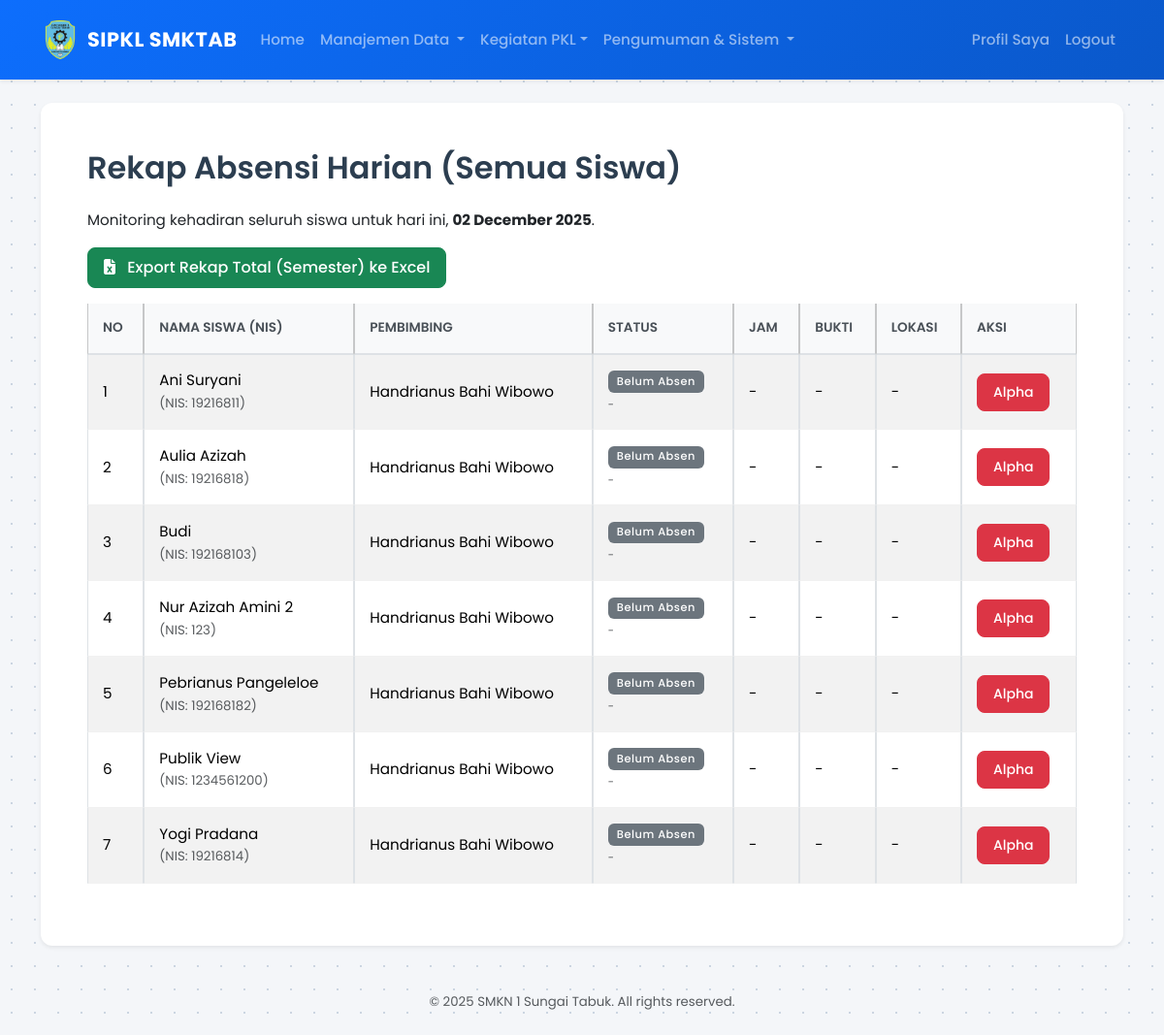
/index.php?page=admin/rekap_absensi_harian (signed in), run on the app's committed database.
### tables this page shows
CREATE TABLE `siswa` (
  `id_siswa` int(11) NOT NULL,
  `nis` varchar(20) NOT NULL,
  `nama_lengkap` varchar(100) NOT NULL,
  `jurusan` varchar(50) DEFAULT NULL,
  `kelas` varchar(10) DEFAULT NULL,
  `id_perusahaan` int(11) DEFAULT NULL,
  `id_pembimbing` int(11) DEFAULT NULL
);

CREATE TABLE `pembimbing` (
  `id_pembimbing` int(11) NOT NULL,
  `nip` varchar(30) DEFAULT NULL,
  `nama_guru` varchar(100) NOT NULL,
  `no_telp` varchar(20) DEFAULT NULL
);

### pages/admin/rekap_absensi_harian.php (the view, shortened to what this page needs)
<?php
$hari_ini = date('Y-m-d');
$rekap_absensi = [];
try {
    $sql_siswa = "SELECT
                    siswa.id_siswa, siswa.nama_lengkap, siswa.nis,
                    pembimbing.nama_guru
                  FROM siswa
                  LEFT JOIN pembimbing ON siswa.id_pembimbing = pembimbing.id_pembimbing
                  ORDER BY siswa.nama_lengkap ASC";
    $stmt_siswa = $pdo->prepare($sql_siswa);
    $stmt_siswa->execute();
    $siswa_list = $stmt_siswa->fetchAll(PDO::FETCH_ASSOC);
    $absensi_hari_ini = [];
    foreach ($siswa_list as $siswa) {
        $id_siswa = $siswa['id_siswa'];
        if (isset($absensi_hari_ini[$id_siswa])) {
            $data = $absensi_hari_ini[$id_siswa];
            $siswa['status_absen'] = $data['status'];
            $siswa['jam_absen'] = $data['jam_absen'];
            $siswa['keterangan'] = $data['keterangan'];
            $siswa['bukti_foto'] = $data['bukti_foto'];
            $siswa['latitude'] = $data['latitude'];
            $siswa['longitude'] = $data['longitude'];
        } else {
            $siswa['status_absen'] = 'Belum Absen';
            $siswa['jam_absen'] = '-';
            $siswa['keterangan'] = '-';
            $siswa['bukti_foto'] = null;
            $siswa['latitude'] = null;
            $siswa['longitude'] = null;
        }
        $rekap_absensi[] = $siswa;
    }
} catch (PDOException $e) {
    echo "<div class='alert alert-danger' role='alert'>Gagal mengambil data: " . $e->getMessage() . "</div>";
}
?>
<h2 class="mb-4">Rekap Absensi Harian (Semua Siswa)</h2>
<p class="mb-3">Monitoring kehadiran seluruh siswa untuk hari ini, <strong><?php echo date('d F Y', strtotime($hari_ini)); ?></strong>.</p>
<a href="pages/admin/export_absensi_excel.php" target="_blank" class="btn btn-success mb-3">
    <i class="fas fa-file-excel me-2"></i> Export Rekap Total (Semester) ke Excel
</a>
<div class="table-responsive">
    <table class="table table-striped table-hover table-bordered <?php echo (!empty($rekap_absensi) ? 'datatable' : ''); ?>">
        <thead class="table-light">
            <tr>
                <th>No</th>
                <th>Nama Siswa (NIS)</th>
                <th>Pembimbing</th>
                <th>Status</th>
                <th>Jam</th>
                <th>Bukti</th>
                <th>Lokasi</th>
                <th>Aksi</th>
            </tr>
        </thead>
        <tbody>
            <?php $no = 1; ?>
            <?php foreach ($rekap_absensi as $rekap): ?>
                <tr>
                    <td class="text-start"><?php echo $no++; ?></td>
                    <td class="text-start" style="min-width: 150px;">
                        <?php echo htmlspecialchars($rekap['nama_lengkap']); ?>
                        <br><small class="text-muted">(NIS: <?php echo htmlspecialchars($rekap['nis']); ?>)</small>
                    </td>
                    <td class="text-start">
                        <?php echo htmlspecialchars(isset($rekap['nama_guru']) ? $rekap['nama_guru'] : '-'); ?>
                    </td>
                    <td class="text-start">
                        <?php
                            $status = $rekap['status_absen'];
                            $class_badge = 'bg-secondary';
                        ?>
                        <span class="badge <?php echo $class_badge; ?>"><?php echo htmlspecialchars($status); ?></span>
                        <?php if(!empty($rekap['keterangan'])): ?>
                            <br><small class="text-muted" style="font-size: 0.75em;"><?php echo substr($rekap['keterangan'], 0, 20); ?></small>
                        <?php endif; ?>
                    </td>
                    <td class="text-start"><?php echo htmlspecialchars($rekap['jam_absen']); ?></td>
                    <td class="text-start" style="min-width: 70px;">
                        <?php if ($rekap['bukti_foto']): ?>
                            <button type="button" class="btn btn-sm btn-outline-primary"
                                    data-bs-toggle="modal"
                                    data-bs-target="#fotoModal"
                                    data-foto="assets/uploads/<?php echo htmlspecialchars($rekap['bukti_foto']); ?>"
                                    data-nama="<?php echo htmlspecialchars($rekap['nama_lengkap']); ?>">
                                <i class="fas fa-image"></i>
                            </button>
                        <?php else: ?> - <?php endif; ?>
                    </td>
                    <td class="text-start" style="min-width: 70px;">
                        <?php if (!empty($rekap['latitude']) && !empty($rekap['longitude'])): ?>
                            <button type="button" class="btn btn-sm btn-outline-info"
                                    data-bs-toggle="modal"
                                    data-bs-target="#mapModal"
                                    data-lat="<?php echo $rekap['latitude']; ?>"
                                    data-lon="<?php echo $rekap['longitude']; ?>"
                                    data-nama="<?php echo htmlspecialchars($rekap['nama_lengkap']); ?>">
                                <i class="fas fa-map-marker-alt"></i>
                            </button>
                        <?php else: ?> - <?php endif; ?>
                    </td>
                    <td class="text-start">
                        <?php if ($rekap['status_absen'] == 'Belum Absen'): ?>
                            <a href="index.php?page=admin/rekap_absensi_harian&aksi=tandai_alpha&id_siswa=<?php echo $rekap['id_siswa']; ?>"
                               class="btn btn-sm btn-danger"
                               onclick="return confirm('Yakin menandai siswa ini sebagai ALPHA?')">
                               Alpha
                            </a>
                        <?php else: ?>
                             <span class="text-muted small"><i class="fas fa-check-circle"></i></span>
                        <?php endif; ?>
                    </td>
                </tr>
            <?php endforeach; ?>
        </tbody>
    </table>
</div>

### assets/css/style.css (style rules this page uses)
body { font-family: 'Poppins', sans-serif; background-color: #f4f6f9; color: #444; font-size: 0.95rem; }
h1, h2, h3, h4, h5, h6 { font-weight: 600; color: #2c3e50; }
.table { border-collapse: separate; border-spacing: 0; }
.table thead th { background-color: #f8f9fa; border-bottom: 2px solid #dee2e6; color: #495057; font-weight: 600; text-transform: uppercase; font-size: 0.85rem; padding: 15px; }
.table tbody td { padding: 15px; vertical-align: middle; border-bottom: 1px solid #f1f1f1; }
.badge { padding: 0.5em 0.8em; font-weight: 500; border-radius: 6px; letter-spacing: 0.5px; }
.btn { border-radius: 8px; padding: 8px 16px; font-weight: 500; transition: 0.2s; }
body { background-color: #f5f7fa; background-image: radial-gradient(#cbd5e1 1.5px, transparent 1.5px); background-size: 24px 24px; min-height: 100vh; margin: 0; }

### data on the page
siswa: nama_lengkap "Ani Suryani", nis "19216811", id_pembimbing.nama_guru "Handrianus Bahi Wibowo", status "Belum Absen", keterangan "-", jam_absen "-"
siswa: nama_lengkap "Aulia Azizah", nis "19216818", id_pembimbing.nama_guru "Handrianus Bahi Wibowo", status "Belum Absen", keterangan "-", jam_absen "-"
siswa: nama_lengkap "Budi", nis "192168103", id_pembimbing.nama_guru "Handrianus Bahi Wibowo", status "Belum Absen", keterangan "-", jam_absen "-"
siswa: nama_lengkap "Nur Azizah Amini 2", nis "123", id_pembimbing.nama_guru "Handrianus Bahi Wibowo", status "Belum Absen", keterangan "-", jam_absen "-"
siswa: nama_lengkap "Pebrianus Pangeleloe", nis "192168182", id_pembimbing.nama_guru "Handrianus Bahi Wibowo", status "Belum Absen", keterangan "-", jam_absen "-"
siswa: nama_lengkap "Publik View", nis "1234561200", id_pembimbing.nama_guru "Handrianus Bahi Wibowo", status "Belum Absen", keterangan "-", jam_absen "-"
siswa: nama_lengkap "Yogi Pradana", nis "19216814", id_pembimbing.nama_guru "Handrianus Bahi Wibowo", status "Belum Absen", keterangan "-", jam_absen "-"
